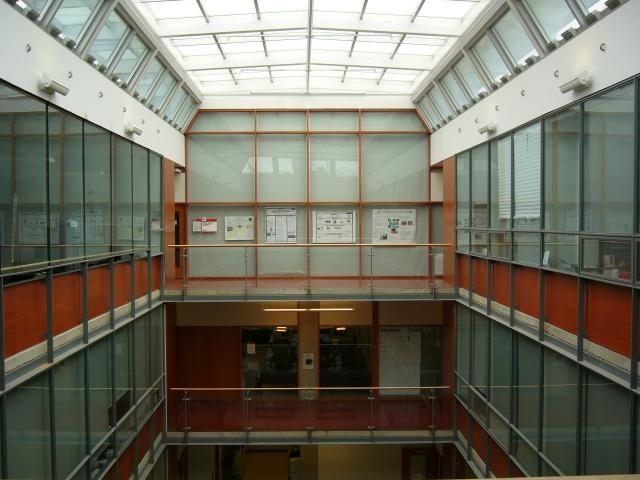
//> input picture data/1.jpg, 640 x 480 px
$ ./main   (built with g++ and OpenCV 4)
//> lines starting //> are read from the running program, lines starting //| are printed output that depends on the picture
### fundamental.h
#pragma once

#include <iostream>
#include "opencv2/highgui.hpp"
#include "opencv2/imgproc.hpp"

#include "opencv2/xfeatures2d.hpp"
#include "opencv2/calib3d.hpp"

using namespace std;
using namespace cv;

void add_row(int j, int m, Mat A, vector<DMatch> matches, vector<KeyPoint> keypoints_1, vector<KeyPoint> keypoints_2);
bool match_compare(DMatch a, DMatch b);
void fundamental(Mat image_1, Mat image_2, int num_matches, int iterations, double threshold);

### vanishing.h
#pragma once

#include <iostream>
#include "opencv2/highgui.hpp"
#include "opencv2/imgproc.hpp"

using namespace std;
using namespace cv;

Point get_intersection(Vec4f line_1, Vec4f line_2);
double distance_to_intersection(Vec4f line, Point point_3);
void vanishing(Mat image, int iterations, int inner_threshold, int outer_threshold);

### factor.h
#pragma once

#include <iostream>
#include "opencv2/highgui.hpp"
#include "opencv2/imgproc.hpp"

using namespace std;
using namespace cv;

### fundamental.cpp
#include <iostream>
#include "opencv2/highgui.hpp"
#include "opencv2/imgproc.hpp"

#include "opencv2/xfeatures2d.hpp"
#include "opencv2/calib3d.hpp"

using namespace std;
using namespace cv;

/*
* Add a row to the input matrix, at the specified index
*/
void add_row(int j, int m, Mat A, vector<DMatch> matches,
	vector<KeyPoint> keypoints_1, vector<KeyPoint> keypoints_2) {
	int a = matches[m].queryIdx;
	int b = matches[m].trainIdx;
	Point q1 = keypoints_1[a].pt;
	Point q2 = keypoints_2[b].pt;

	A.at<double>(j, 0) = q1.x * q2.x;
	A.at<double>(j, 1) = q1.y * q2.x;
	A.at<double>(j, 2) = q2.x;
	A.at<double>(j, 3) = q1.x * q2.y;
	A.at<double>(j, 4) = q1.y * q2.y;
	A.at<double>(j, 5) = q2.y;
	A.at<double>(j, 6) = q1.x;
	A.at<double>(j, 7) = q1.y;
	A.at<double>(j, 8) = 1;
}

/*
 * Compare two matches based on distance
 */
bool match_compare(DMatch a, DMatch b) {
	return (a.distance < b.distance);
}

/*
 * Compute fundamental matrix between two images
 */
void fundamental(Mat image_1, Mat image_2, int num_matches, int iterations, double threshold) {
	Ptr<Feature2D> f2d = xfeatures2d::SIFT::create();

	// Step 1: Detect the keypoints
	vector<KeyPoint> keypoints_1, keypoints_2;
	f2d->detect(image_1, keypoints_1);
	f2d->detect(image_2, keypoints_2);

	// Step 2: Calculate descriptors (feature vectors)
	Mat descriptors_1, descriptors_2;
	f2d->compute(image_1, keypoints_1, descriptors_1);
	f2d->compute(image_2, keypoints_2, descriptors_2);

	// Step 3: Matching descriptor vectors using BFMatcher
	BFMatcher matcher = BFMatcher(NORM_L2, true);
	vector<DMatch> matches, inliers;
	vector<DMatch>::iterator match_it;
	matcher.match(descriptors_1, descriptors_2, matches);
	sort(matches.begin(), matches.end(), match_compare);
	matches.resize(num_matches);

	// ----- Fundamental Matrix ----- //
	int max = 0;
	Mat F_mat = Mat(3, 3, CV_64F);

	// Loop a certain number of times
	int progress = iterations / 50;
	for (int i = 0; i < iterations; ++i) {
		if (i % progress == 1) {
			cout << "=";
		}

		int new_max = 0;
		vector<DMatch> new_inliers = vector<DMatch>();

		// Get the 8 correspondences
		Mat A = Mat(8, 9, CV_64F);
		for (int j = 0; j < 8; ++j) {
			int m = rand() % matches.size();
			add_row(j, m, A, matches, keypoints_1, keypoints_2);
		}

		// Compute the fundamental matrix
		SVD sol = SVD(A);
		Mat V = Mat(9, 8, CV_64F);
		transpose(sol.vt, V);
		Mat F = V.col(V.cols - 1);

		// Check against other matches
		int counted = 0;
		for (int j = 0; j < matches.size(); j += 8) {
			for (int k = 0; k < 8; ++k) {
				if (j + k < matches.size()) {
					add_row(k, j + k, A, matches, keypoints_1, keypoints_2);
				}
				else {
					counted++;
					add_row(k, k, A, matches, keypoints_1, keypoints_2);
				}
			}

			Mat b = A * F;
			for (int k = 0; k < b.rows; ++k) {
				if (abs(b.at<double>(k, 0)) < threshold) {
					new_max++;
					if ((j + k) < matches.size()) {
						new_inliers.push_back(matches[j + k]);
					}
				}
			}
		}
		new_max = new_max - counted;

		// Update the matrix if more inliers
		if (new_max > max) {
			max = new_max;
			inliers = new_inliers;
			F_mat = F.clone().reshape(0, 3);
			F_mat.at<double>(2, 2) = abs(F_mat.at<double>(2, 2));
		}
	}

	// Validate fundamental matrix
	vector<Point2f> points_1 = vector<Point2f>();
	vector<Point2f> points_2 = vector<Point2f>();
	for (int i = 0; i < matches.size(); ++i) {
		points_1.push_back(keypoints_1[matches[i].queryIdx].pt);
		points_2.push_back(keypoints_2[matches[i].trainIdx].pt);
	}
	Mat fundamental_matrix = findFundamentalMat(points_1, points_2);

	// Show results
	Mat result;
	drawMatches(image_1, keypoints_1, image_2, keypoints_2, inliers, result);
	imshow("Matching Features", result);

	cout << endl << "Computed" << endl << F_mat << endl;
	cout << endl << "Actual" << endl << fundamental_matrix << endl;
	cout << endl << "Difference between matrices" << endl << norm(fundamental_matrix - F_mat) << endl;
}

### vanishing.cpp
#include <iostream>
#include "opencv2/highgui.hpp"
#include "opencv2/imgproc.hpp"

using namespace std;
using namespace cv;

/*
* Get the intersection between two lines
*/
Point get_intersection(Vec4f line_1, Vec4f line_2) {
	double x1 = line_1[0]; double y1 = line_1[1]; double x2 = line_1[2]; double y2 = line_1[3];
	double x3 = line_2[0]; double y3 = line_2[1]; double x4 = line_2[2]; double y4 = line_2[3];

	double num_1 = ((x1*y2 - y1*x2)*(x3 - x4) - (x1 - x2)*(x3*y4 - y3*x4));
	double num_2 = ((x1*y2 - y1*x2)*(y3 - y4) - (y1 - y2)*(x3*y4 - y3*x4));
	double denominator = ((x1 - x2)*(y3 - y4) - (y1 - y2)*(x3 - x4));
	if (denominator == 0) {
		denominator = 0.1;
	}

	Point vec = Point(num_1 / denominator, num_2 / denominator);
	return vec;
}

/*
* Get the distance between a line and a point
*/
double distance_to_intersection(Vec4f line, Point point_3) {
	Point point_1 = Point(line[0], line[1]);
	Point point_2 = Point(line[2], line[3]);

	double denominator = sqrt((point_2.y - point_1.y) ^ 2 + (point_2.x - point_1.x) ^ 2);
	if (denominator == 0) {
		denominator = 0.1;
	}
	double result = abs((point_2.y - point_1.y)*point_3.x - (point_2.x - point_1.x)*point_3.y
		+ point_2.x*point_1.y - point_2.y*point_1.x) / denominator;

	return (unsigned)(int)result;
}

/*
 * Compute and show the vanishing points of the image
 */
void vanishing(Mat image, int iterations, int inner_threshold, int outer_threshold) {

#if 0
	Canny(image, image, 50, 200, 3);
#endif

#if 1
	Ptr<LineSegmentDetector> ls = createLineSegmentDetector(LSD_REFINE_STD);
#else
	Ptr<LineSegmentDetector> ls = createLineSegmentDetector(LSD_REFINE_NONE);
#endif

	// Detect the lines
	vector<Vec4f> lines_std;
	ls->detect(image, lines_std);

	int max_inliers_1 = 0;
	int max_inliers_2 = 0;
	int max_inliers_3 = 0;

	Point vanishing_point_1, vanishing_point_2, vanishing_point_3;
	vector<Vec4f> lines_inliers_1, lines_inliers_2, lines_inliers_3;

	// Loop a certain number of times
	int progress = iterations / 50;
	for (int i = 0; i < iterations; ++i) {
		if (i % progress == 1) {
			cout << "=";
		}

		int idx_1 = rand() % lines_std.size();
		int idx_2 = rand() % lines_std.size();
		Vec4f line_1 = lines_std[idx_1];
		Vec4f line_2 = lines_std[idx_2];
		Point intersection = get_intersection(line_1, line_2);

		vector<Vec4f>::iterator line_it;
		vector<Vec4f> lines_vanish = vector<Vec4f>{ line_1 , line_2 };
		for (line_it = lines_std.begin(); line_it != lines_std.end(); ++line_it) {
			if (distance_to_intersection(*line_it, intersection) < inner_threshold) {
				lines_vanish.push_back(*line_it);
			}
		}

		// Set inliers
		if (lines_vanish.size() > max_inliers_1) {
			max_inliers_1 = lines_vanish.size();
			lines_inliers_1 = lines_vanish;
			vanishing_point_1 = intersection;
		}
		else if (lines_vanish.size() > max_inliers_2
			&& norm(intersection - vanishing_point_1) > outer_threshold) {
			max_inliers_2 = lines_vanish.size();
			lines_inliers_2 = lines_vanish;
			vanishing_point_2 = intersection;
		}
		else if (lines_vanish.size() > max_inliers_3
			&& norm(intersection - vanishing_point_1) > outer_threshold
			&& norm(intersection - vanishing_point_2) > outer_threshold) {
			max_inliers_3 = lines_vanish.size();
			lines_inliers_3 = lines_vanish;
			vanishing_point_3 = intersection;
		}
	}

	// Show found lines
	Mat drawn_lines_1(image);
	Mat drawn_lines_2(image);
	Mat drawn_lines_3(image);

	ls->drawSegments(drawn_lines_1, lines_inliers_1);
	ls->drawSegments(drawn_lines_2, lines_inliers_2);
	ls->drawSegments(drawn_lines_3, lines_inliers_3);

	imshow("First Vanishing Inliers", drawn_lines_1);
	imshow("Second Vanishing Inliers", drawn_lines_2);
	imshow("Third Vanishing Inliers", drawn_lines_3);
	cout << endl << vanishing_point_1 << endl << vanishing_point_2 << endl << vanishing_point_3 << endl;
}

### main.cpp
/**
* @author Kyle
* @file main.cpp
* @brief Main file for image processing
*/

#include <iostream>
#include "opencv2/highgui.hpp"
#include "opencv2/imgproc.hpp"

#include "factor.h"
#include "vanishing.h"
#include "fundamental.h"

using namespace std;
using namespace cv;

// ----------------------------------- Main code ----------------------------------- //
int main(int argc, char** argv) {
	Mat image_1 = imread("data/1.jpg", IMREAD_GRAYSCALE);
//> image_1: 480 rows x 640 cols, CV_8UC1; min 0, max 255, mean 110.4
	Mat image_1a = imread("data/1a.jpg", IMREAD_GRAYSCALE);
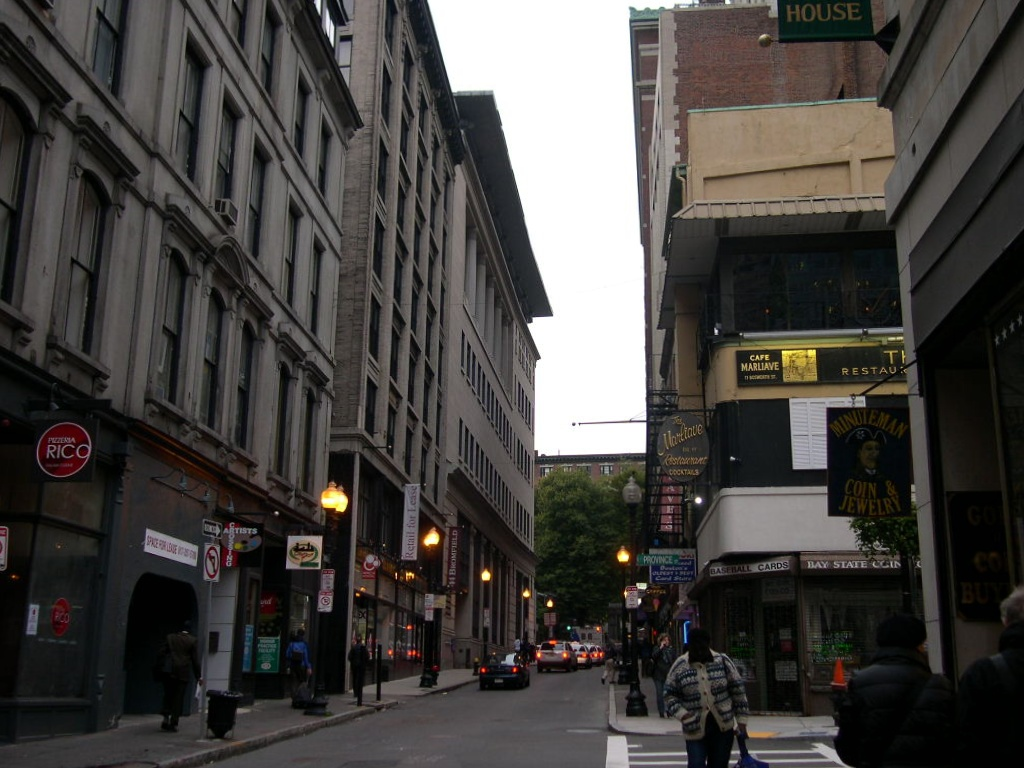
//> input picture data/1a.JPG, 1024 x 768 px
//> image_1a: 768 rows x 1024 cols, CV_8UC1; min 0, max 255, mean 67.8
	Mat image_1b = imread("data/1b.jpg", IMREAD_GRAYSCALE);
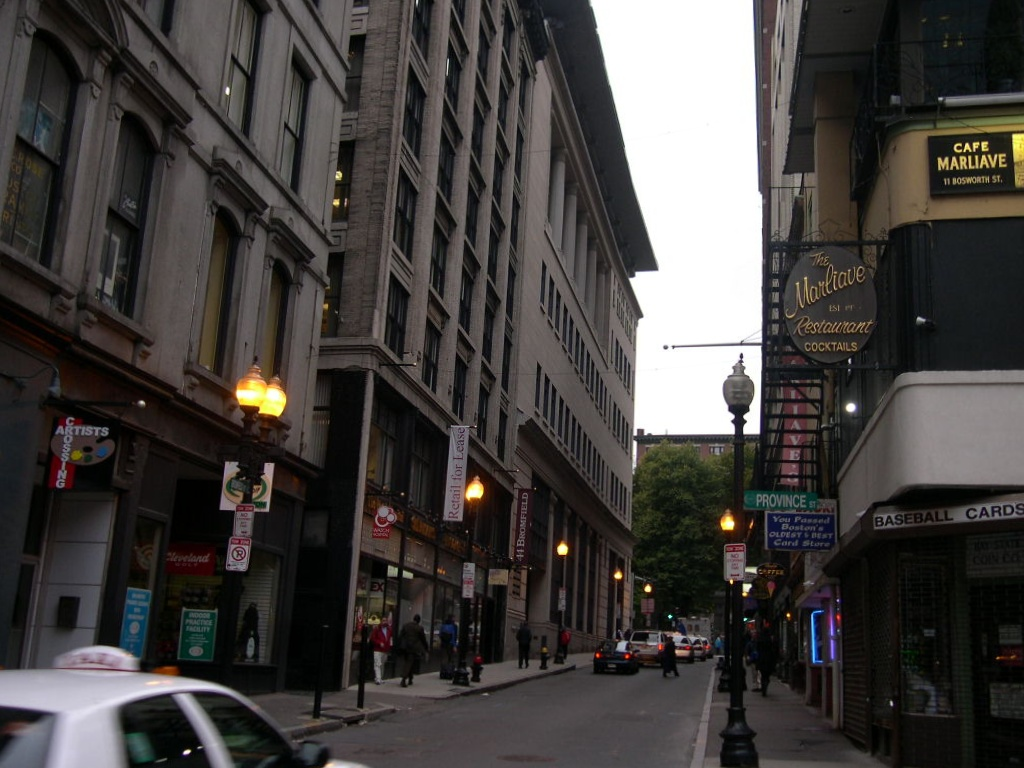
//> input picture data/1b.JPG, 1024 x 768 px
//> image_1b: 768 rows x 1024 cols, CV_8UC1; min 0, max 255, mean 64.9
	Mat image_2 = imread("data/2.jpg", IMREAD_GRAYSCALE);
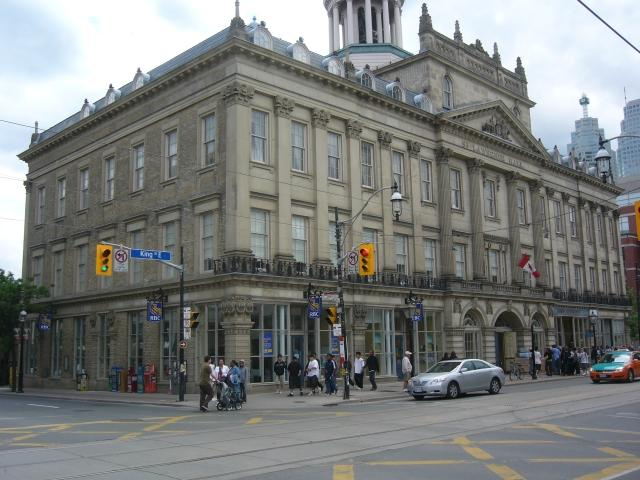
//> input picture data/2.jpg, 640 x 480 px
//> image_2: 480 rows x 640 cols, CV_8UC1; min 1, max 255, mean 125.7
	Mat image_2a = imread("data/2a.jpg", IMREAD_GRAYSCALE);
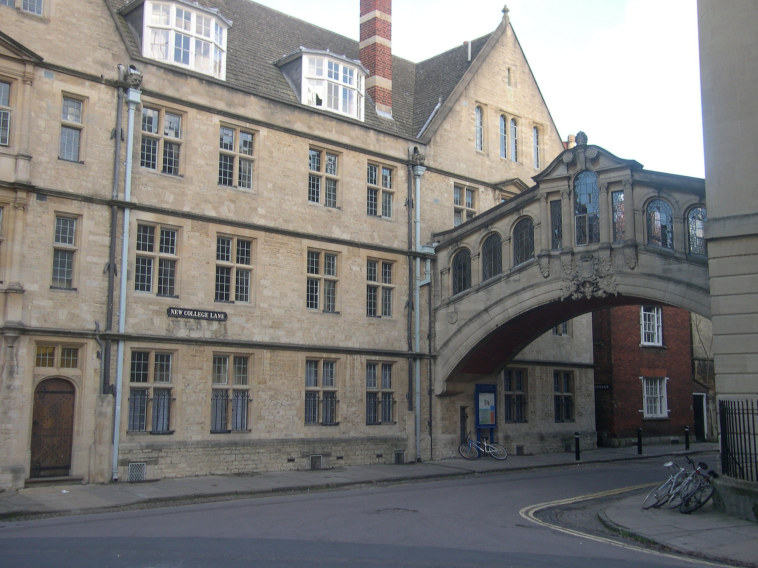
//> input picture data/2a.jpg, 2272 x 1704 px (shown at 1/3 size)
//> image_2a: 1704 rows x 2272 cols, CV_8UC1; min 5, max 255, mean 124
	Mat image_2b = imread("data/2b.jpg", IMREAD_GRAYSCALE);
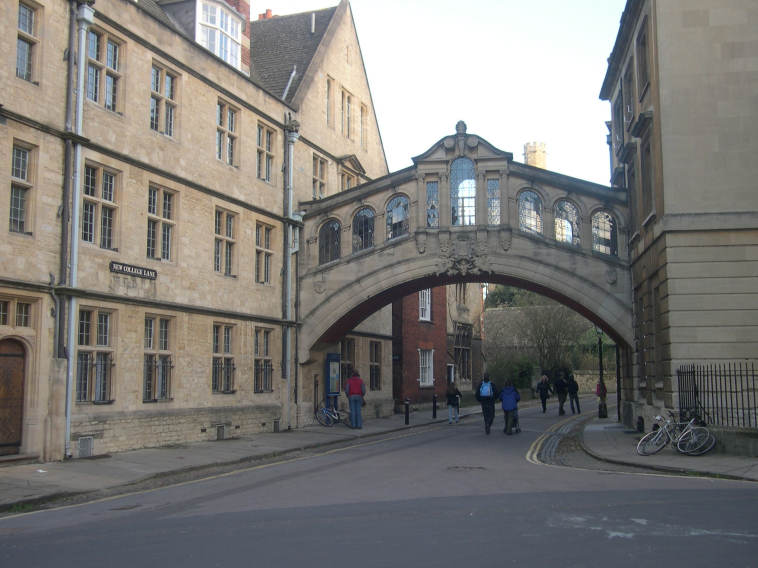
//> input picture data/2b.jpg, 2272 x 1704 px (shown at 1/3 size)
//> image_2b: 1704 rows x 2272 cols, CV_8UC1; min 7, max 255, mean 122.8

	Mat f_image_1, f_image_2;
	resize(image_1a, f_image_1, Size(400, 400));
	resize(image_1b, f_image_2, Size(400, 400));
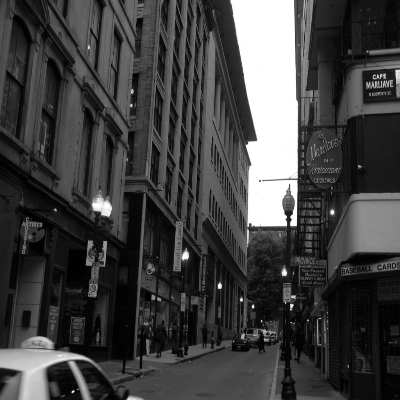
//> f_image_2: 400 rows x 400 cols, CV_8UC1; min 0, max 255, mean 64.8
	// resize(image_2a, f_image_1, Size(400, 400));
	// resize(image_2b, f_image_2, Size(400, 400));

	vanishing(image_1, 10000, 100, 10000);
//> in vanishing, `ls->detect(image, lines_std);`: lines_std = 1002 items, first 8: [48.06, 100.8, 131.9, 140.6], [-0.21, 77.34, 47.57, 100.5], [131.7, 139.7, 184.5, 166.7], [353.1, 307.4, 263.1, 308], [274.4, 330.8, 284.5, 331.4], [198.1, 108.5, 414.4, 107.8], [361.9, 244.3, 426.9, 244.3], [504.1, 131.3, 638.9, 72.3]
//> the loop in vanishing, `for (int i = 0; i < iterations; ++i)` made 10000 passes
//> (x1 in get_intersection, y1 in get_intersection, x2 in get_intersection, y2 in get_intersection, x3 in get_intersection, y3 in get_intersection, x4 in get_intersection, y4 in get_intersection) on passes 1, 3, 4, 8, 10, 23: (504.1, 131.4, 638.9, 72.3, 4.42, 373.2, 44.94, 353), (320.6, 301.6, 453.1, 299.6, 133.1, 218.1, 133.1, 236.9), (243.1, 247.1, 190.6, 247.4, 490.4, 320.6, 490, 383.1), (485.3, 297.6, 471.6, 291.2, 317.5, 445.6, 317.4, 478.1), (163.8, 68.59, 153.9, 57.4, 223.6, 60.41, 211.5, 34.53), (81.94, 341.8, 54.31, 356.8, 598.1, 275.9, 610.8, 278.1)
//> (x1 in get_intersection, y1 in get_intersection, x2 in get_intersection, y2 in get_intersection, x3 in get_intersection, y3 in get_intersection, x4 in get_intersection, y4 in get_intersection) on pass 5: (10.62, 178.1, 10.62, 159.4, 335, 160.6, 334.9, 174.4)
//| [306, 227]
//| [20700, 235]
//| [-43122, 235]
	// vanishing(image_2, 10000, 100, 10000);

	fundamental(f_image_1, f_image_2, 300, 500, 1);
//> in fundamental, `drawMatches(image_1, keypoints_1, image_2, keypoints_2, inliers, resul..`:
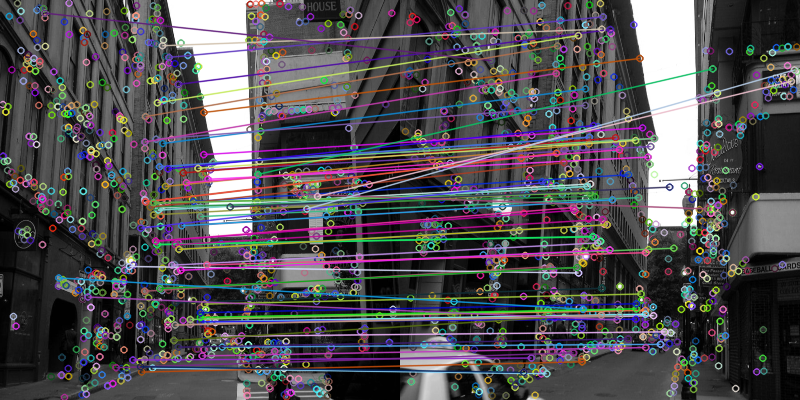
//> result: 400 rows x 800 cols, CV_8UC3; mean B, G, R 83.7, 79.5, 82.1
//| Computed
//| [-0.0004920812116793868, 0.001620101625941061, -0.465725520415335;
//|  -0.001741187923342007, 3.561763629125141e-05, 0.3705975764375271;
//|  0.6822475541641224, -0.4245260434406376, 0.008196912407105784]
//| Actual
//| [-2.662272324179957e-07, 7.593219433450609e-05, -0.02621322777784219;
//|  -7.401496243008445e-05, -2.486468332548286e-06, 0.01815450004498612;
//|  0.02608498337609766, -0.02050331784752539, 1]
//| Difference between matrices
//| 1.37654

	cv::waitKey();
	return 0;
}
